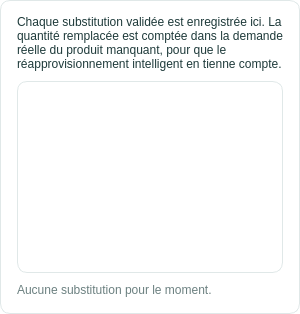
                <widget class="QFrame" name="frameSubstitutions">
                 <property name="styleSheet">
                  <string>.QFrame { background-color:white; border:1px solid #E0E8E8; border-radius:10px; }</string>
                 </property>
                 <layout class="QVBoxLayout" name="layoutSubstitutions">
                  <property name="spacing">
                   <number>10</number>
                  </property>
                  <property name="leftMargin">
                   <number>16</number>
                  </property>
                  <property name="topMargin">
                   <number>14</number>
                  </property>
                  <property name="rightMargin">
                   <number>16</number>
                  </property>
                  <property name="bottomMargin">
                   <number>16</number>
                  </property>
                  <item>
                   <widget class="QLabel" name="lblSubstInfo">
                    <property name="styleSheet">
                     <string>color:#1E3A3A; font-size:12px;</string>
                    </property>
                    <property name="text">
                     <string>Chaque substitution validée est enregistrée ici. La quantité remplacée est comptée dans la demande réelle du produit manquant, pour que le réapprovisionnement intelligent en tienne compte.</string>
                    </property>
                    <property name="wordWrap">
                     <bool>true</bool>
                    </property>
                   </widget>
                  </item>
                  <item>
                   <widget class="QTableWidget" name="tableSubstitutions">
                    <property name="styleSheet">
                     <string>QTableWidget { background:white; border:1px solid #E0E8E8; border-radius:10px;
  gridline-color:#EEF2F2; font-size:12px; color:#1E3A3A; }
QHeaderView::section { background:#F7FAFA; color:#1E3A3A; font-weight:bold; font-size:12px;
  border:none; border-bottom:1px solid #E0E8E8; padding-left:8px; }
QTableWidget::item { padding-left:8px; }
QTableWidget::item:selected { background:#E6F2F1; color:#1E3A3A; }
QTableWidget::indicator { width:16px; height:16px; }</string>
                    </property>
                   </widget>
                  </item>
                  <item>
                   <widget class="QLabel" name="lblAucuneSubstitution">
                    <property name="styleSheet">
                     <string>color:#6B8080; font-size:12px;</string>
                    </property>
                    <property name="text">
                     <string>Aucune substitution pour le moment.</string>
                    </property>
                   </widget>
                  </item>
                 </layout>
                </widget>
